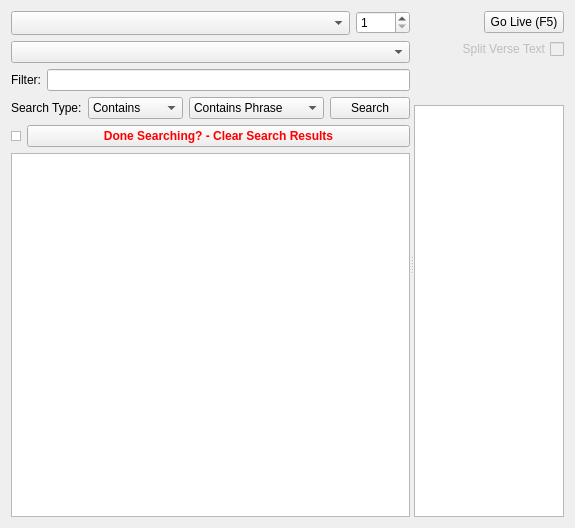
<?xml version="1.0" encoding="UTF-8"?>
<ui version="4.0">
 <class>SongWidget</class>
 <widget class="QWidget" name="SongWidget">
  <property name="geometry">
   <rect>
    <x>0</x>
    <y>0</y>
    <width>575</width>
    <height>528</height>
   </rect>
  </property>
  <property name="sizePolicy">
   <sizepolicy hsizetype="Preferred" vsizetype="Preferred">
    <horstretch>0</horstretch>
    <verstretch>0</verstretch>
   </sizepolicy>
  </property>
  <property name="minimumSize">
   <size>
    <width>400</width>
    <height>0</height>
   </size>
  </property>
  <property name="windowTitle">
   <string>Form</string>
  </property>
  <layout class="QHBoxLayout" name="horizontalLayout_6">
   <item>
    <widget class="QSplitter" name="splitter">
     <property name="orientation">
      <enum>Qt::Horizontal</enum>
     </property>
     <property name="childrenCollapsible">
      <bool>false</bool>
     </property>
     <widget class="QWidget" name="layoutWidget">
      <layout class="QVBoxLayout" name="verticalLayout">
       <item>
        <layout class="QHBoxLayout" name="horizontalLayout_4" stretch="10,0">
         <item>
          <widget class="QComboBox" name="songbook_menu">
           <property name="toolTip">
            <string>Use this menu to show only songs beloning to a particular Songbook</string>
           </property>
           <property name="statusTip">
            <string>Select Songbook to use</string>
           </property>
           <property name="sizeAdjustPolicy">
            <enum>QComboBox::AdjustToMinimumContentsLengthWithIcon</enum>
           </property>
           <property name="duplicatesEnabled">
            <bool>true</bool>
           </property>
          </widget>
         </item>
         <item>
          <widget class="QSpinBox" name="song_num_spinbox">
           <property name="toolTip">
            <string>Selects a song by the number in the selected Songbook</string>
           </property>
           <property name="minimum">
            <number>1</number>
           </property>
           <property name="maximum">
            <number>2800</number>
           </property>
           <property name="value">
            <number>1</number>
           </property>
          </widget>
         </item>
        </layout>
       </item>
       <item>
        <widget class="QComboBox" name="comboBoxCategory"/>
       </item>
       <item>
        <layout class="QHBoxLayout" name="horizontalLayout_3">
         <item>
          <widget class="QLabel" name="labelFilter">
           <property name="text">
            <string>Filter:</string>
           </property>
           <property name="alignment">
            <set>Qt::AlignRight|Qt::AlignTrailing|Qt::AlignVCenter</set>
           </property>
          </widget>
         </item>
         <item>
          <widget class="QLineEdit" name="lineEditSearch">
           <property name="enabled">
            <bool>true</bool>
           </property>
           <property name="minimumSize">
            <size>
             <width>125</width>
             <height>0</height>
            </size>
           </property>
           <property name="toolTip">
            <string>Use this field to limit the display of the songs to only the ones that contain the specified text in the song title or song number</string>
           </property>
          </widget>
         </item>
        </layout>
       </item>
       <item>
        <layout class="QHBoxLayout" name="horizontalLayout_5">
         <item>
          <widget class="QLabel" name="labelSearchType">
           <property name="text">
            <string>Search Type:</string>
           </property>
          </widget>
         </item>
         <item>
          <widget class="QComboBox" name="comboBoxFilterType">
           <property name="sizePolicy">
            <sizepolicy hsizetype="MinimumExpanding" vsizetype="Fixed">
             <horstretch>0</horstretch>
             <verstretch>0</verstretch>
            </sizepolicy>
           </property>
           <item>
            <property name="text">
             <string>Contains</string>
            </property>
           </item>
           <item>
            <property name="text">
             <string>Begins</string>
            </property>
           </item>
           <item>
            <property name="text">
             <string>Exact Match</string>
            </property>
           </item>
          </widget>
         </item>
         <item>
          <widget class="QComboBox" name="comboBoxSearchType">
           <property name="sizePolicy">
            <sizepolicy hsizetype="MinimumExpanding" vsizetype="Fixed">
             <horstretch>0</horstretch>
             <verstretch>0</verstretch>
            </sizepolicy>
           </property>
           <item>
            <property name="text">
             <string>Contains Phrase</string>
            </property>
           </item>
           <item>
            <property name="text">
             <string>Contains Word Phrase</string>
            </property>
           </item>
           <item>
            <property name="text">
             <string>Line Begins</string>
            </property>
           </item>
           <item>
            <property name="text">
             <string>Contains Any Word</string>
            </property>
           </item>
           <item>
            <property name="text">
             <string>Contains All Words</string>
            </property>
           </item>
          </widget>
         </item>
         <item>
          <widget class="QPushButton" name="pushButtonSearch">
           <property name="text">
            <string>Search</string>
           </property>
           <property name="icon">
            <iconset resource="softprojector.qrc">
             <normaloff>:/icons/icons/search.png</normaloff>:/icons/icons/search.png</iconset>
           </property>
           <property name="shortcut">
            <string>Return</string>
           </property>
          </widget>
         </item>
        </layout>
       </item>
       <item>
        <layout class="QHBoxLayout" name="horizontalLayout_7">
         <item>
          <widget class="QListWidget" name="listWidgetDummy">
           <property name="maximumSize">
            <size>
             <width>10</width>
             <height>10</height>
            </size>
           </property>
           <property name="alternatingRowColors">
            <bool>true</bool>
           </property>
           <property name="spacing">
            <number>5</number>
           </property>
          </widget>
         </item>
         <item>
          <widget class="QPushButton" name="pushButtonClearResults">
           <property name="palette">
            <palette>
             <active>
              <colorrole role="ButtonText">
               <brush brushstyle="SolidPattern">
                <color alpha="255">
                 <red>255</red>
                 <green>0</green>
                 <blue>0</blue>
                </color>
               </brush>
              </colorrole>
             </active>
             <inactive>
              <colorrole role="ButtonText">
               <brush brushstyle="SolidPattern">
                <color alpha="255">
                 <red>255</red>
                 <green>0</green>
                 <blue>0</blue>
                </color>
               </brush>
              </colorrole>
             </inactive>
             <disabled>
              <colorrole role="ButtonText">
               <brush brushstyle="SolidPattern">
                <color alpha="255">
                 <red>120</red>
                 <green>120</green>
                 <blue>120</blue>
                </color>
               </brush>
              </colorrole>
             </disabled>
            </palette>
           </property>
           <property name="font">
            <font>
             <weight>75</weight>
             <bold>true</bold>
            </font>
           </property>
           <property name="text">
            <string>Done Searching? - Clear Search Results</string>
           </property>
          </widget>
         </item>
        </layout>
       </item>
       <item>
        <widget class="QTableView" name="songs_view">
         <property name="selectionMode">
          <enum>QAbstractItemView::SingleSelection</enum>
         </property>
         <property name="selectionBehavior">
          <enum>QAbstractItemView::SelectRows</enum>
         </property>
         <property name="sortingEnabled">
          <bool>true</bool>
         </property>
         <attribute name="horizontalHeaderStretchLastSection">
          <bool>true</bool>
         </attribute>
         <attribute name="verticalHeaderVisible">
          <bool>false</bool>
         </attribute>
         <attribute name="verticalHeaderDefaultSectionSize">
          <number>26</number>
         </attribute>
        </widget>
       </item>
      </layout>
     </widget>
     <widget class="QWidget" name="layoutWidget1">
      <layout class="QVBoxLayout" name="verticalLayout_2">
       <item>
        <layout class="QHBoxLayout" name="horizontalLayout_2" stretch="0,0">
         <item>
          <spacer name="horizontalSpacer_3">
           <property name="orientation">
            <enum>Qt::Horizontal</enum>
           </property>
           <property name="sizeHint" stdset="0">
            <size>
             <width>40</width>
             <height>20</height>
            </size>
           </property>
          </spacer>
         </item>
         <item>
          <widget class="QPushButton" name="btnLive">
           <property name="toolTip">
            <string>Quickly display the selected song on the screen without adding it to playlist first</string>
           </property>
           <property name="text">
            <string>Go Live (F5)</string>
           </property>
           <property name="icon">
            <iconset resource="softprojector.qrc">
             <normaloff>:/icons/icons/go_live.png</normaloff>:/icons/icons/go_live.png</iconset>
           </property>
           <property name="shortcut">
            <string>F5</string>
           </property>
          </widget>
         </item>
        </layout>
       </item>
       <item>
        <widget class="QCheckBox" name="enableSplitVerseCheckBox">
         <property name="enabled">
          <bool>false</bool>
         </property>
         <property name="layoutDirection">
          <enum>Qt::RightToLeft</enum>
         </property>
         <property name="text">
          <string>Split Verse Text</string>
         </property>
        </widget>
       </item>
       <item>
        <widget class="QLabel" name="preview_label"/>
       </item>
       <item>
        <widget class="QLabel" name="label_notes">
         <property name="palette">
          <palette>
           <active>
            <colorrole role="WindowText">
             <brush brushstyle="SolidPattern">
              <color alpha="255">
               <red>255</red>
               <green>0</green>
               <blue>4</blue>
              </color>
             </brush>
            </colorrole>
           </active>
           <inactive>
            <colorrole role="WindowText">
             <brush brushstyle="SolidPattern">
              <color alpha="255">
               <red>255</red>
               <green>0</green>
               <blue>4</blue>
              </color>
             </brush>
            </colorrole>
           </inactive>
           <disabled>
            <colorrole role="WindowText">
             <brush brushstyle="SolidPattern">
              <color alpha="255">
               <red>120</red>
               <green>120</green>
               <blue>120</blue>
              </color>
             </brush>
            </colorrole>
           </disabled>
          </palette>
         </property>
         <property name="font">
          <font>
           <weight>75</weight>
           <bold>true</bold>
          </font>
         </property>
         <property name="text">
          <string/>
         </property>
         <property name="wordWrap">
          <bool>true</bool>
         </property>
        </widget>
       </item>
       <item>
        <widget class="QListWidget" name="listPreview">
         <property name="minimumSize">
          <size>
           <width>150</width>
           <height>0</height>
          </size>
         </property>
         <property name="alternatingRowColors">
          <bool>true</bool>
         </property>
         <property name="spacing">
          <number>5</number>
         </property>
        </widget>
       </item>
      </layout>
     </widget>
    </widget>
   </item>
  </layout>
 </widget>
 <tabstops>
  <tabstop>songbook_menu</tabstop>
  <tabstop>song_num_spinbox</tabstop>
  <tabstop>comboBoxCategory</tabstop>
  <tabstop>lineEditSearch</tabstop>
  <tabstop>comboBoxSearchType</tabstop>
  <tabstop>pushButtonSearch</tabstop>
  <tabstop>listWidgetDummy</tabstop>
  <tabstop>pushButtonClearResults</tabstop>
  <tabstop>songs_view</tabstop>
  <tabstop>listPreview</tabstop>
  <tabstop>btnLive</tabstop>
 </tabstops>
 <resources>
  <include location="softprojector.qrc"/>
 </resources>
 <connections/>
</ui>
